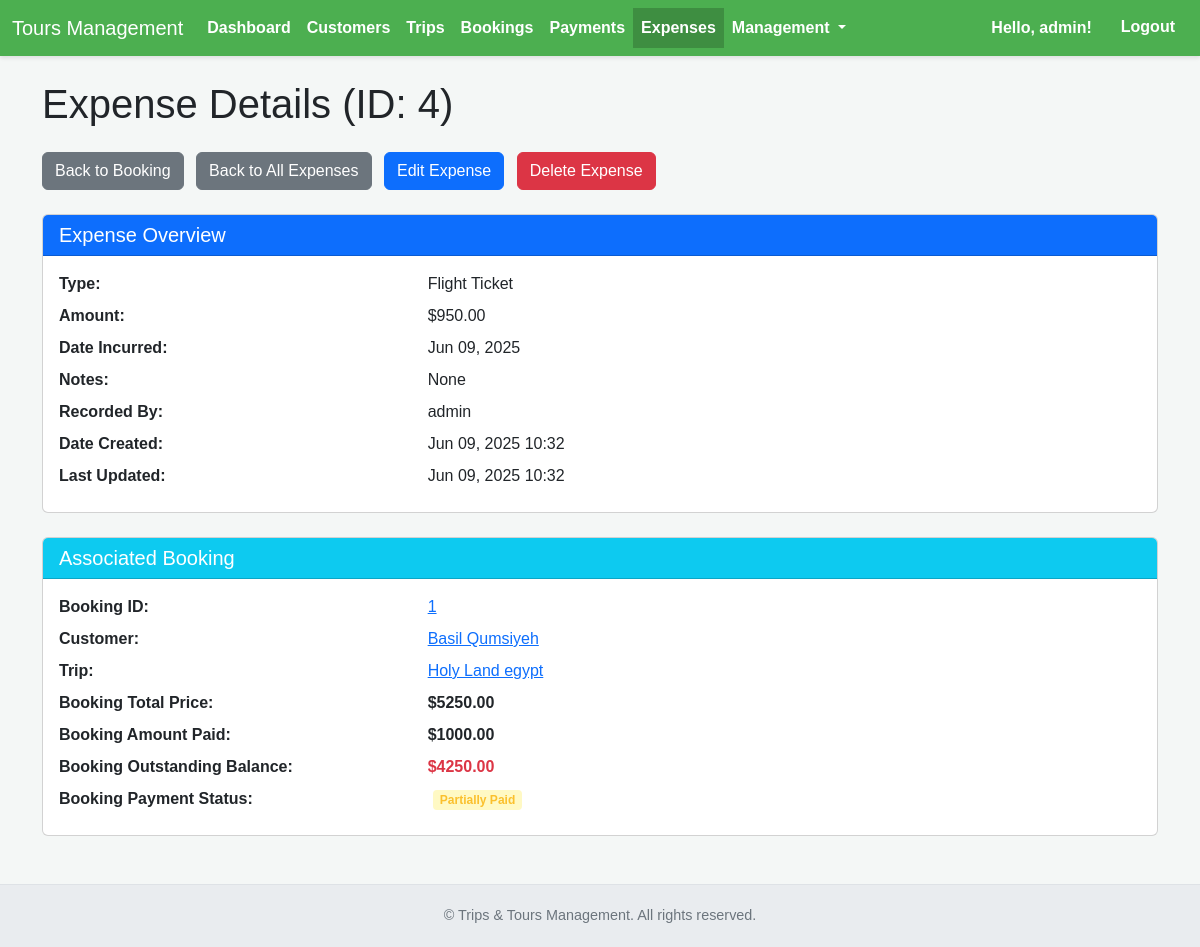
The page /expenses/4/ (signed in) on the database its author committed.
### expenses/models.py (models this page shows, shortened)
class Expense(models.Model):
    booking = models.ForeignKey(
        Booking,
        on_delete=models.CASCADE,
        related_name='expenses',
        help_text="The booking (participant) this expense is associated with."
    )
    expense_type = models.ForeignKey( # CHANGED TO FOREIGNKEY
        ExpenseType,
        on_delete=models.PROTECT, # PROTECT to prevent deletion of an expense type if it's in use
        related_name='expenses',
        help_text="Category of the expense (e.g., flight, accommodation)."
    )
    amount = models.DecimalField(
        max_digits=10,
        decimal_places=2,
        help_text="Amount of the expense in USD."
    )
    expense_date = models.DateField(
        help_text="The date the expense was incurred or recorded."
    )
    notes = models.TextField(
        blank=True,
        help_text="Any internal notes or details about this expense."
    )
    created_by = models.ForeignKey(
        settings.AUTH_USER_MODEL,
        on_delete=models.SET_NULL,
        null=True,
        blank=True,
        related_name='expenses_created_by',
        help_text="The user who created this expense record."
    )
    date_created = models.DateTimeField(auto_now_add=True)
    last_updated = models.DateTimeField(auto_now=True)
    class Meta:
        ordering = ['-expense_date', '-date_created']
        verbose_name = "Expense"
        verbose_name_plural = "Expenses"

class ExpenseType(models.Model): # NEW MODEL
    name = models.CharField(max_length=100, unique=True, help_text="Name of the expense type (e.g., Flight Tickets, Accommodation).")
    description = models.TextField(blank=True, help_text="Brief description of this expense type.")
    class Meta:
        ordering = ['name']
        verbose_name = "Expense Type"
        verbose_name_plural = "Expense Types"

### bookings/models.py (models this page shows, shortened)
class Booking(models.Model):
    BOOKING_STATUS_CHOICES = [
        ('pending', 'Pending Confirmation'),
        ('confirmed', 'Confirmed'),
        ('cancelled', 'Cancelled'),
    ]
    PAYMENT_STATUS_CHOICES = [
        ('not_paid', 'Not Paid'),
        ('partially_paid', 'Partially Paid'),
        ('fully_paid', 'Fully Paid'),
        ('refunded', 'Refunded'),
    ]
    customer = models.ForeignKey(Customer, on_delete=models.PROTECT, related_name='bookings',
                                 help_text="The customer making this booking.")
    trip = models.ForeignKey(Trip, on_delete=models.PROTECT, related_name='bookings',
                             help_text="The trip the customer is booking.")
    price_tier = models.ForeignKey(TripPriceTier, on_delete=models.PROTECT, related_name='bookings',
                                   help_text="The chosen price tier for this booking.")
    booking_date = models.DateTimeField(auto_now_add=True)
    internal_notes = models.TextField(blank=True, help_text="Internal notes specific to this booking (e.g. initial booking remarks). For communication log, use Booking Notes below.")
    total_price = models.DecimalField(max_digits=10, decimal_places=2, default=0.00,
                                      help_text="Automatically calculated total price of the booking (tier + add-ons).")
    amount_paid = models.DecimalField(max_digits=10, decimal_places=2, default=0.00,
                                      help_text="Total amount paid by the customer for this booking.")
    booking_status = models.CharField(
        max_length=20,
        choices=BOOKING_STATUS_CHOICES,
        default='pending',
        help_text="The overall status of the booking (e.g., Pending, Confirmed, Cancelled)."
    )
    payment_status = models.CharField(
        max_length=20,
        choices=PAYMENT_STATUS_CHOICES,
        default='not_paid',
        help_text="The payment status based on payments received."
    )
    class Meta:
        ordering = ['-booking_date']
        verbose_name = "Booking"
        verbose_name_plural = "Bookings"
        unique_together = ['customer', 'trip']
    @property
    def outstanding_balance(self):
        return self.total_price - self.amount_paid

### customers/models.py (models this page shows, shortened)
class Customer(models.Model):
    first_name = models.CharField(max_length=100)
    last_name = models.CharField(max_length=100)
    email = models.EmailField(blank=True, null=True, unique=True,
                              help_text="Primary email address for communication. Keep unique if possible.")
    phone_number = models.CharField(max_length=20, blank=True, null=True)
    passport_number = models.CharField(max_length=50, blank=True, null=True, unique=True,
                                       help_text="Customer's passport number.")
    passport_issue_date = models.DateField(blank=True, null=True,
                                          help_text="Date passport was issued.")
    passport_expiry_date = models.DateField(blank=True, null=True,
                                           help_text="Date passport expires.")
    date_of_birth = models.DateField(blank=True, null=True)
    dietary_restrictions = models.TextField(blank=True, help_text="Any specific dietary needs or allergies.")
    emergency_contact_name = models.CharField(max_length=200, blank=True, null=True)
    emergency_contact_relationship = models.CharField(max_length=100, blank=True, null=True)
    emergency_contact_phone = models.CharField(max_length=20, blank=True, null=True)
    emergency_contact_email = models.EmailField(blank=True, null=True)
    date_added = models.DateTimeField(auto_now_add=True)
    last_updated = models.DateTimeField(auto_now=True)
    class Meta:
        ordering = ['last_name', 'first_name']
        verbose_name = "Customer"
        verbose_name_plural = "Customers" # Corrected typo
    @property
    def full_name(self):
        return f"{self.first_name} {self.last_name}"

### trips/models.py (models this page shows, shortened)
class Trip(models.Model):
    TRIP_STATUS_CHOICES = [
        ('open', 'Open for Booking'),
        ('confirmed', 'Confirmed'),
        ('full', 'Full'),
        ('cancelled', 'Cancelled'),
        ('completed', 'Completed'),
    ]
    name = models.CharField(max_length=200, unique=True, help_text="Unique name for the trip package.")
    destination = models.CharField(max_length=255, blank=True, help_text="Primary destination or region of the trip.")
    start_date = models.DateField()
    end_date = models.DateField()
    internal_notes = models.TextField(blank=True, help_text="Notes for internal staff only, not for customers.")
    detailed_itinerary = models.TextField(blank=True, help_text="A comprehensive description of the trip itinerary.")
    max_capacity = models.PositiveIntegerField(blank=True, null=True, help_text="Maximum number of travelers this trip can accommodate.")
    min_travelers = models.PositiveIntegerField(blank=True, null=True, help_text="Minimum number of travelers required for the trip to proceed.")
    status = models.CharField(
        max_length=20,
        choices=TRIP_STATUS_CHOICES,
        default='open',
        help_text="Current status of the trip (e.g., Open, Confirmed, Cancelled)."
    )
    date_created = models.DateTimeField(auto_now_add=True)
    last_updated = models.DateTimeField(auto_now=True)
    class Meta:
        ordering = ['start_date', 'name']
        verbose_name = "Trip"
        verbose_name_plural = "Trips"
        unique_together = ['name', 'start_date']

### expenses/views.py (the view)
# urls.py: path('<int:pk>/', views.expense_detail, name='expense_detail'),
@login_required
def expense_detail(request, pk):
    expense = get_object_or_404(Expense.objects.select_related('booking__customer', 'booking__trip', 'expense_type', 'created_by'), pk=pk) # Add expense_type
    context = {
        'expense': expense
    }
    return render(request, 'expenses/expense_detail.html', context)

### expenses/templates/expenses/expense_detail.html (shortened to what this page needs)
{% extends "base.html" %}
{% load app_filters %}
{% block content %}
    <h1 class="mb-4">Expense Details (ID: {{ expense.pk }})</h1>
    <div class="mb-4">
        <a href="{% url 'booking_detail' expense.booking.pk %}" class="btn btn-secondary me-2">Back to Booking</a>
        <a href="{% url 'expense_list' %}" class="btn btn-secondary me-2">Back to All Expenses</a>
        <a href="{% url 'expense_update' expense.pk %}" class="btn btn-primary me-2">Edit Expense</a>
        <a href="{% url 'expense_delete' expense.pk %}" class="btn btn-danger">Delete Expense</a>
    </div>
    <div class="card mb-4">
        <div class="card-header bg-primary text-white">
            <h2 class="h5 mb-0">Expense Overview</h2>
        </div>
        <div class="card-body">
            <div class="row mb-2">
                <div class="col-md-4"><strong>Type:</strong></div>
                <div class="col-md-8">{{ expense.expense_type.name }}</div>
            </div>
            <div class="row mb-2">
                <div class="col-md-4"><strong>Amount:</strong></div>
                <div class="col-md-8">${{ expense.amount|floatformat:2 }}</div>
            </div>
            <div class="row mb-2">
                <div class="col-md-4"><strong>Date Incurred:</strong></div>
                <div class="col-md-8">{{ expense.expense_date|date:"M d, Y" }}</div>
            </div>
            <div class="row mb-2">
                <div class="col-md-4"><strong>Notes:</strong></div>
                <div class="col-md-8">{{ expense.notes|default:"None"|linebreaksbr }}</div>
            </div>
            <div class="row mb-2">
                <div class="col-md-4"><strong>Recorded By:</strong></div>
                <div class="col-md-8">{{ expense.created_by.username|default:"N/A" }}</div>
            </div>
            <div class="row mb-2">
                <div class="col-md-4"><strong>Date Created:</strong></div>
                <div class="col-md-8">{{ expense.date_created|date:"M d, Y H:i" }}</div>
            </div>
            <div class="row mb-2">
                <div class="col-md-4"><strong>Last Updated:</strong></div>
                <div class="col-md-8">{{ expense.last_updated|date:"M d, Y H:i" }}</div>
            </div>
        </div>
    </div>
    <div class="card mb-4">
        <div class="card-header bg-info text-white">
            <h2 class="h5 mb-0">Associated Booking</h2>
        </div>
        <div class="card-body">
            <div class="row mb-2">
                <div class="col-md-4"><strong>Booking ID:</strong></div>
                <div class="col-md-8"><a href="{% url 'booking_detail' expense.booking.pk %}">{{ expense.booking.pk }}</a></div>
            </div>
            <div class="row mb-2">
                <div class="col-md-4"><strong>Customer:</strong></div>
                <div class="col-md-8"><a href="{% url 'customer_detail' expense.booking.customer.pk %}">{{ expense.booking.customer.full_name }}</a></div>
            </div>
            <div class="row mb-2">
                <div class="col-md-4"><strong>Trip:</strong></div>
                <div class="col-md-8"><a href="{% url 'trip_detail' expense.booking.trip.pk %}">{{ expense.booking.trip.name }}</a></div>
            </div>
            <div class="row mb-2">
                <div class="col-md-4"><strong>Booking Total Price:</strong></div>
                <div class="col-md-8 fw-bold">${{ expense.booking.total_price|floatformat:2 }}</div>
            </div>
            <div class="row mb-2">
                <div class="col-md-4"><strong>Booking Amount Paid:</strong></div>
                <div class="col-md-8 fw-bold">${{ expense.booking.amount_paid|floatformat:2 }}</div>
            </div>
            <div class="row mb-2">
                <div class="col-md-4"><strong>Booking Outstanding Balance:</strong></div>
                <div class="col-md-8 fw-bold text-danger">${{ expense.booking.outstanding_balance|floatformat:2 }}</div>
            </div>
            <div class="row mb-2">
                <div class="col-md-4"><strong>Booking Payment Status:</strong></div>
                <div class="col-md-8"><span class="status-badge status-{{ expense.booking.payment_status }}">{{ expense.booking.get_payment_status_display }}</span></div>
            </div>
        </div>
    </div>
{% endblock content %}

### templates/base.html (shortened to what this page needs)
{% load static %}
<!DOCTYPE html>
<html lang="en">
<head>
    <link href="https://cdn.jsdelivr.net/npm/bootstrap@5.3.3/dist/css/bootstrap.min.css" rel="stylesheet">
</head>
<body>
    <nav class="navbar navbar-expand-lg">
        <div class="container-fluid">
            <a class="navbar-brand text-white" href="{% url 'dashboard' %}">Tours Management</a>
            <div class="collapse navbar-collapse" id="navbarNav">
                <ul class="navbar-nav me-auto mb-2 mb-lg-0">
                    <li class="nav-item">
                        <a class="nav-link {% if request.resolver_match.url_name == 'dashboard' %}active{% endif %}" href="{% url 'dashboard' %}">Dashboard</a>
                    </li>
                    <li class="nav-item">
                        <a class="nav-link {% if 'customer' in request.path %}active{% endif %}" href="{% url 'customer_list' %}">Customers</a>
                    </li>
                    <li class="nav-item">
                        <a class="nav-link {% if 'trip' in request.path and not 'booking' in request.path %}active{% endif %}" href="{% url 'trip_list' %}">Trips</a>
                    </li>
                    <li class="nav-item">
                        <a class="nav-link {% if 'booking' in request.path %}active{% endif %}" href="{% url 'booking_list' %}">Bookings</a>
                    </li>
                    <li class="nav-item">
                        <a class="nav-link {% if 'payment' in request.path %}active{% endif %}" href="{% url 'payment_list' %}">Payments</a>
                    </li>
                    <li class="nav-item">
                        <a class="nav-link {% if 'expense' in request.path and 'types' not in request.path %}active{% endif %}" href="{% url 'expense_list' %}">Expenses</a>
                    </li>
                    <li class="nav-item dropdown">
                        <a class="nav-link dropdown-toggle {% if 'types' in request.path %}active{% endif %}" href="#" id="navbarDropdownManagement" role="button" data-bs-toggle="dropdown" aria-expanded="false">
                            Management
                        </a>
                    </li>
                </ul>
                <div class="d-flex">
                    {% if user.is_authenticated %}
                        <span class="navbar-text me-3">Hello, {{ user.username }}!</span>
                        <form action="{% url 'logout' %}" method="post" class="d-inline">
                            <button type="submit" class="btn btn-link text-white">Logout</button>
                        </form>
                    {% else %}
                        <a class="nav-link text-white" href="{% url 'login' %}">Login</a>
                    {% endif %}
                </div>
            </div>
        </div>
    </nav>
    <div class="container flex-grow-1 my-4">
        {% block content %}{% endblock content %}
    </div>
    <footer>
        © {{ "now"|date:"Y" }} Trips & Tours Management. All rights reserved.
    </footer>
</body>
</html>

### templates/base.html (style rules this page uses)
body { font-family: Arial, sans-serif; background-color: #f4f7f6; display: flex; flex-direction: column; min-height: 100vh; }
.navbar { background-color: #4CAF50; box-shadow: 0 2px 4px rgba(0,0,0,0.1); }
.navbar .nav-link { color: white !important; font-weight: bold; transition: background-color 0.3s ease; }
.navbar .nav-link.active { background-color: #3e8e41; }
.navbar .navbar-text { color: white; font-weight: bold; }
.navbar .btn-link { color: white; font-weight: bold; text-decoration: none; transition: background-color 0.3s ease; }
.status-badge { display: inline-block; padding: .3em .6em; border-radius: .25rem; font-size: .75em; font-weight: 700; line-height: 1; text-align: center; white-space: nowrap; vertical-align: baseline; margin-left: 5px; }
.status-partially_paid { background-color: #fff9c4; color: #fbc02d; }
footer { margin-top: auto; padding: 1.25rem; text-align: center; color: #6c757d; font-size: 0.9em; background-color: #e9ecef; border-top: 1px solid #dee2e6; }

### rows shown on the page
Expense: pk "4", expense_type.name "Flight Ticket", amount "950.00", expense_date "Jun 09, 2025", notes "None", created_by.username "admin", date_created "Jun 09, 2025 10:32", last_updated "Jun 09, 2025 10:32", booking.pk "1", booking.customer.full_name "Basil Qumsiyeh", booking.trip.name "Holy Land egypt", booking.total_price "5250.00", booking.amount_paid "1000.00", booking.outstanding_balance "4250.00", booking.payment_status "Partially Paid"

### other values the page prints
{{ user.username }} "admin"
